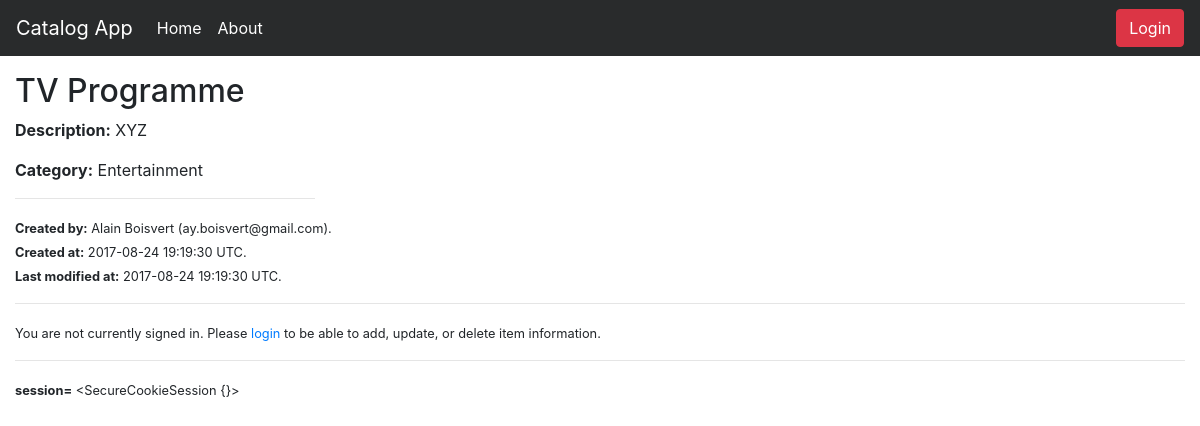
The page /catalog/Entertainment/TV Programme on the database as committed earlier.
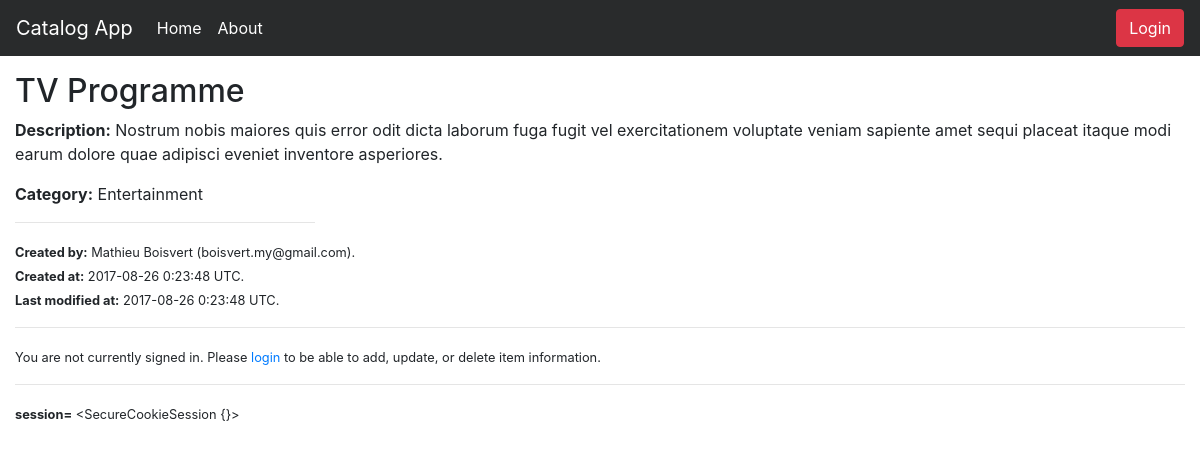
The same page on the database as committed later.
### models.py (models this page shows, shortened)
class Item(Base):
    __tablename__ = "item"
    __table_args__ = (UniqueConstraint('category_id', 'title', name = 'key'),)
    id = Column(Integer, primary_key = True)
    title = Column(String(80), nullable = False)
    description = Column(String(250))
    created_date = Column(DateTime, default = datetime.utcnow)
    updated_date = Column(DateTime, default = datetime.utcnow, onupdate = datetime.utcnow)
    category_id = Column(Integer, ForeignKey("category.id"))
    category = relationship(Category)
    user_id = Column(Integer, ForeignKey("user.id"))
    user = relationship(User)

class Category(Base):
    __tablename__ = "category"
    id = Column(Integer, primary_key = True)
    name = Column(String(80), nullable = False, index = True)
    created_date = Column(DateTime, default = datetime.utcnow, nullable = False)
    updated_date = Column(DateTime, default = datetime.utcnow, onupdate = datetime.utcnow, nullable = False)
    user_id = Column(Integer, ForeignKey("user.id"))
    user = relationship(User)

class User(Base):
    __tablename__ = 'user'
    id = Column(Integer, primary_key = True)
    name = Column(String(80), nullable = False)
    email = Column(String(80), nullable = False, unique = True)
    picture = Column(String(250))

### application.py (the view)
@app.route("/catalog/<path:category_name>")
@app.route("/catalog/<path:category_name>/items")
def show_items(category_name):
    categories = session.query(Category).order_by(asc(Category.name)).all()
    category = session.query(Category).filter_by(name=category_name).first()
    items = session.query(Item).filter_by(category_id=category.id).all()
    if len(items) < 2:
        title = "{} Item ({} item)"
    else:
        title = "{} Items ({} items)"
    return render_template(
        "categories.html",
        items_title=title.format(category.name, len(items)),
        categories=categories,
        category=category,
        items=items)

### application.py (called while the page is built)
@app.route("/catalog/<path:category_name>/<path:item_title>")
def show_item(category_name, item_title):
    category = session.query(Category).filter_by(name=category_name).first()
    item = session.query(Item).filter_by(
        category_id=category.id, title=item_title).first()
    return render_template("show_item.html", item=item)

### templates/show_item.html (shortened to what this page needs)
{% extends "base.html" %}
{% block content %}
  <h2>{{ item.title }}</h2>
  <p><strong>Description:</strong> {{ item.description }}</p>
  <p><strong>Category:</strong> {{ item.category.name }}</p>
  <hr style="max-width: 300px; text-align: left; margin-left: 0">
  <p>
    <small>
      <strong>Created by:</strong> {{ item.user.name }} ({{ item.user.email }}).<br>
      <strong>Created at:</strong> {{ item.created_date.strftime('%Y-%m-%d %-H:%M:%S') }} UTC.<br>
      <strong>Last modified at:</strong> {{ item.updated_date.strftime('%Y-%m-%d %-H:%M:%S') }} UTC.<br>
    </small>
  </p>
{% endblock %}

### templates/base.html (shortened to what this page needs)
<!DOCTYPE html>
<html lang="en">
  <head>
    <link rel="stylesheet"
      href="https://maxcdn.bootstrapcdn.com/bootstrap/4.0.0-beta/css/bootstrap.min.css"
>
    <link rel=stylesheet type=text/css href="{{ url_for('static', filename='styles.css') }}">
  </head>
  <body>
    <nav class="navbar navbar-inverse bg-inverse navbar-expand-lg" style="background-color: #292B2C;">
      <a class="navbar-brand" href="{{url_for('show_categories')}}" style="color: #FFF;">Catalog App</a>
      <div class="navbar-collapse collapse" id="navbarSupportedContent">
        <ul class="navbar-nav mr-auto">
          <li class="nav-item">
            <a class="nav-link" href="{{url_for('show_categories')}}" style="color: #FFF;">Home</a>
          </li>
          <li class="nav-item">
            <a class="nav-link" href="{{url_for('about')}}" style="color: #FFF;">About</a>
          </li>
        </ul>
        <form class="form-inline my-2 my-lg-0">
          {% if 'username' not in session %}
            <a href="{{url_for('show_login')}}" class="btn btn-danger">Login</a>
          {% endif %}
        </form>
      </div>
    </nav>
    <div class="container-fluid" style="margin-top: 1rem;">
      {% block content %}{% endblock %}
      <hr>
      <p>
        <small>
          {% if 'username' in session %}
            You are currently signed in ({{ session['username'] }}, {{ session['email'] }}).
          {% else %}
            You are not currently signed in.
            Please <a href="{{url_for('show_login')}}">login</a> to be able
            to add, update, or delete item information.
          {% endif %}
        </small>
      </p>
      <hr>
      <p>
        <small>
          <strong>session=</strong>
          {{session}}
        </small>
      </p>
    </div>
  </body>
</html>

Rows that differ between the two databases and show on the page:
no longer on this page (row edited): User: user.name "Alain Boisvert", user.email "ay.boisvert@gmail.com"
changed Item "TV Programme": description "XYZ" → "Nostrum nobis maiores quis error odit dicta laborum fuga fugit vel exercitationem voluptate veniam sapiente amet sequi placeat itaque modi earum dolore quae adipisci eveniet inventore asperiores."; created_date "2017-08-24 19:19:30" → "2017-08-26 0:23:48"; updated_date "2017-08-24 19:19:30" → "2017-08-26 0:23:48"
added User: user.name "Mathieu Boisvert", user.email "boisvert.my@gmail.com"
